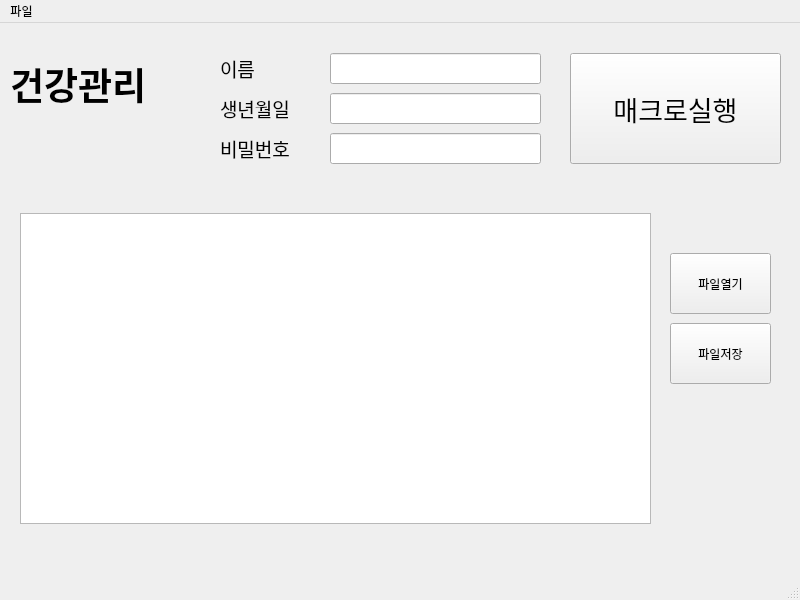
<?xml version="1.0" encoding="UTF-8"?>
<ui version="4.0">
 <class>MainWindow</class>
 <widget class="QMainWindow" name="MainWindow">
  <property name="geometry">
   <rect>
    <x>0</x>
    <y>0</y>
    <width>800</width>
    <height>600</height>
   </rect>
  </property>
  <property name="windowTitle">
   <string>매크로팀</string>
  </property>
  <widget class="QWidget" name="centralwidget">
   <widget class="QPushButton" name="ma_btn">
    <property name="geometry">
     <rect>
      <x>570</x>
      <y>30</y>
      <width>211</width>
      <height>111</height>
     </rect>
    </property>
    <property name="font">
     <font>
      <family>맑은 고딕</family>
      <pointsize>20</pointsize>
     </font>
    </property>
    <property name="cursor">
     <cursorShape>ArrowCursor</cursorShape>
    </property>
    <property name="text">
     <string>매크로실행</string>
    </property>
   </widget>
   <widget class="QLabel" name="label">
    <property name="geometry">
     <rect>
      <x>220</x>
      <y>30</y>
      <width>64</width>
      <height>31</height>
     </rect>
    </property>
    <property name="font">
     <font>
      <family>맑은 고딕</family>
      <pointsize>14</pointsize>
     </font>
    </property>
    <property name="text">
     <string>이름</string>
    </property>
   </widget>
   <widget class="QLabel" name="label_2">
    <property name="geometry">
     <rect>
      <x>220</x>
      <y>70</y>
      <width>111</width>
      <height>31</height>
     </rect>
    </property>
    <property name="font">
     <font>
      <family>맑은 고딕</family>
      <pointsize>14</pointsize>
     </font>
    </property>
    <property name="text">
     <string>생년월일</string>
    </property>
   </widget>
   <widget class="QLabel" name="label_3">
    <property name="geometry">
     <rect>
      <x>220</x>
      <y>110</y>
      <width>91</width>
      <height>31</height>
     </rect>
    </property>
    <property name="font">
     <font>
      <family>맑은 고딕</family>
      <pointsize>14</pointsize>
     </font>
    </property>
    <property name="text">
     <string>비밀번호</string>
    </property>
   </widget>
   <widget class="QLineEdit" name="le_name">
    <property name="geometry">
     <rect>
      <x>330</x>
      <y>30</y>
      <width>211</width>
      <height>31</height>
     </rect>
    </property>
   </widget>
   <widget class="QLineEdit" name="le_birth">
    <property name="geometry">
     <rect>
      <x>330</x>
      <y>70</y>
      <width>211</width>
      <height>31</height>
     </rect>
    </property>
   </widget>
   <widget class="QLineEdit" name="le_pw">
    <property name="geometry">
     <rect>
      <x>330</x>
      <y>110</y>
      <width>211</width>
      <height>31</height>
     </rect>
    </property>
   </widget>
   <widget class="QLabel" name="label_4">
    <property name="geometry">
     <rect>
      <x>10</x>
      <y>20</y>
      <width>191</width>
      <height>81</height>
     </rect>
    </property>
    <property name="font">
     <font>
      <family>맑은 고딕</family>
      <pointsize>28</pointsize>
      <weight>75</weight>
      <bold>true</bold>
     </font>
    </property>
    <property name="text">
     <string>건강관리</string>
    </property>
   </widget>
   <widget class="QPushButton" name="fopen_btn">
    <property name="geometry">
     <rect>
      <x>670</x>
      <y>230</y>
      <width>101</width>
      <height>61</height>
     </rect>
    </property>
    <property name="text">
     <string>파일열기</string>
    </property>
   </widget>
   <widget class="QPushButton" name="pushButton_2">
    <property name="geometry">
     <rect>
      <x>670</x>
      <y>300</y>
      <width>101</width>
      <height>61</height>
     </rect>
    </property>
    <property name="text">
     <string>파일저장</string>
    </property>
   </widget>
   <widget class="QTableWidget" name="tw">
    <property name="geometry">
     <rect>
      <x>20</x>
      <y>190</y>
      <width>631</width>
      <height>311</height>
     </rect>
    </property>
   </widget>
  </widget>
  <widget class="QMenuBar" name="menubar">
   <property name="geometry">
    <rect>
     <x>0</x>
     <y>0</y>
     <width>800</width>
     <height>26</height>
    </rect>
   </property>
   <widget class="QMenu" name="menu">
    <property name="title">
     <string>파일</string>
    </property>
    <addaction name="actionopen_File"/>
    <addaction name="actionsave_File"/>
    <addaction name="action"/>
   </widget>
   <addaction name="menu"/>
  </widget>
  <widget class="QStatusBar" name="statusbar"/>
  <action name="actionopen_File">
   <property name="text">
    <string>파일저장</string>
   </property>
  </action>
  <action name="actionsave_File">
   <property name="text">
    <string>파일열기</string>
   </property>
  </action>
  <action name="action">
   <property name="text">
    <string>종료</string>
   </property>
  </action>
 </widget>
 <resources/>
 <connections/>
</ui>
